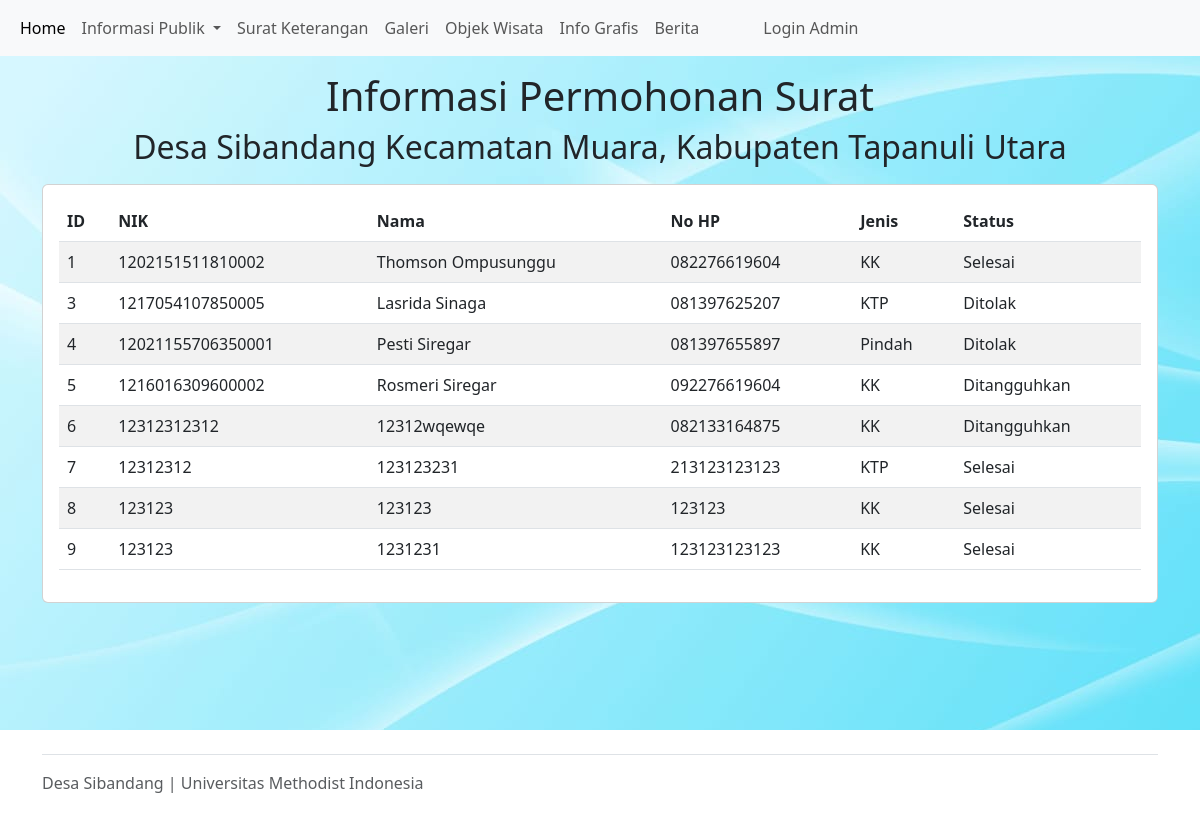
/user/status-surat.php, run on the app's committed database.
### tables this page shows
CREATE TABLE `permohonan_surat` (
  `id` int NOT NULL,
  `nik` varchar(39) NOT NULL,
  `nama` varchar(199) NOT NULL,
  `nohp` varchar(25) NOT NULL,
  `jenis` varchar(50) NOT NULL,
  `status` varchar(15) DEFAULT NULL,
  `file_lampiran` varchar(255) DEFAULT NULL
);

### user/status-surat.php (the view, shortened to what this page needs)
<!doctype html>
<html lang="en">
<head>
    <link href="https://cdn.jsdelivr.net/npm/bootstrap@5.3.0-alpha1/dist/css/bootstrap.min.css" rel="stylesheet">
    <link rel="stylesheet" href="https://cdn.datatables.net/1.11.1/css/dataTables.bootstrap5.min.css">
</head>
<body style="background-image: url('../bg2.jpeg');">
    <?php include "navbar.php"; ?>
    <div class="container my-3">
        <h1 class="text-center mb-3">
            Informasi Permohonan Surat<br>
            <font size="6">Desa Sibandang
                Kecamatan Muara, Kabupaten Tapanuli Utara</font><br>
        </h1>
        <div class="card p-3">
            <table id="dataTable" class="table table-striped">
                <thead>
                    <tr>
                        <th>ID</th>
                        <th>NIK</th>
                        <th>Nama</th>
                        <th>No HP</th>
                        <th>Jenis</th>
                        <th>Status</th>
                    </tr>
                </thead>
                <tbody>
                    <?php
                    $host = 'localhost';
                    $username = 'root';
                    $password = '';
                    $database = 'db_warga';
                    $conn = new mysqli($host, $username, $password, $database);
                    $query = "SELECT `id`, `nik`, `nama`, `nohp`, `jenis`, `status` FROM `permohonan_surat`";
                    $result = $conn->query($query);
                    if ($result->num_rows > 0) {
                        while ($row = $result->fetch_assoc()) {
                            echo "<tr>";
                            echo "<td>" . $row['id'] . "</td>";
                            echo "<td>" . $row['nik'] . "</td>";
                            echo "<td>" . $row['nama'] . "</td>";
                            echo "<td>" . $row['nohp'] . "</td>";
                            echo "<td>" . $row['jenis'] . "</td>";
                            echo "<td>" . $row['status'] . "</td>";
                            echo "</tr>";
                        }
                    }
                    ?>
                </tbody>
            </table>
        </div>
    </div>
    <br><br><br><br><br><br><br><br><br>
    <footer class="footer bg-white w-100" style="position:fixed;bottom:0;width:100%;">
        <div class="container">
            <footer class="d-flex justify-content-between py-3 my-4 border-top">
                <p class=" mb-0 text-muted">Desa Sibandang | Universitas Methodist Indonesia</p>
            </footer>
        </div>
    </footer>
</body>
</html>

### data on the page
permohonan_surat: id "1", nik "1202151511810002", nama "Thomson Ompusunggu", nohp "082276619604", jenis "KK", status "Selesai"
permohonan_surat: id "3", nik "1217054107850005", nama "Lasrida Sinaga", nohp "081397625207", jenis "KTP", status "Ditolak"
permohonan_surat: id "4", nik "12021155706350001", nama "Pesti Siregar", nohp "081397655897", jenis "Pindah", status "Ditolak"
permohonan_surat: id "5", nik "1216016309600002", nama "Rosmeri Siregar", nohp "092276619604", jenis "KK", status "Ditangguhkan"
permohonan_surat: id "6", nik "12312312312", nama "12312wqewqe", nohp "082133164875", jenis "KK", status "Ditangguhkan"
permohonan_surat: id "7", nik "12312312", nama "123123231", nohp "213123123123", jenis "KTP", status "Selesai"
permohonan_surat: id "8", nik "123123", nama "123123", nohp "123123", jenis "KK", status "Selesai"
permohonan_surat: id "9", nik "123123", nama "1231231", nohp "123123123123", jenis "KK", status "Selesai"
